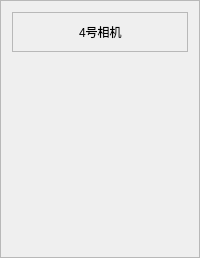
       <widget class="QFrame" name="frame_77">
        <property name="frameShape">
         <enum>QFrame::StyledPanel</enum>
        </property>
        <property name="frameShadow">
         <enum>QFrame::Raised</enum>
        </property>
        <layout class="QGridLayout" name="gridLayout_92">
         <item row="0" column="0">
          <widget class="QFrame" name="frame4">
           <property name="maximumSize">
            <size>
             <width>16777215</width>
             <height>70</height>
            </size>
           </property>
           <property name="frameShape">
            <enum>QFrame::StyledPanel</enum>
           </property>
           <property name="frameShadow">
            <enum>QFrame::Raised</enum>
           </property>
           <layout class="QGridLayout" name="gridLayout_83">
            <item row="0" column="0">
             <spacer name="horizontalSpacer_9">
              <property name="orientation">
               <enum>Qt::Horizontal</enum>
              </property>
              <property name="sizeHint" stdset="0">
               <size>
                <width>40</width>
                <height>20</height>
               </size>
              </property>
             </spacer>
            </item>
            <item row="0" column="1">
             <widget class="QLabel" name="label_119">
              <property name="text">
               <string>4号相机</string>
              </property>
             </widget>
            </item>
            <item row="0" column="2">
             <spacer name="horizontalSpacer_10">
              <property name="orientation">
               <enum>Qt::Horizontal</enum>
              </property>
              <property name="sizeHint" stdset="0">
               <size>
                <width>40</width>
                <height>20</height>
               </size>
              </property>
             </spacer>
            </item>
           </layout>
          </widget>
         </item>
         <item row="1" column="0">
          <spacer name="verticalSpacer_9">
           <property name="orientation">
            <enum>Qt::Vertical</enum>
           </property>
           <property name="sizeType">
            <enum>QSizePolicy::Expanding</enum>
           </property>
           <property name="sizeHint" stdset="0">
            <size>
             <width>20</width>
             <height>20</height>
            </size>
           </property>
          </spacer>
         </item>
         <item row="2" column="0">
          <widget class="QLabel" name="label4">
           <property name="minimumSize">
            <size>
             <width>0</width>
             <height>148</height>
            </size>
           </property>
           <property name="text">
            <string/>
           </property>
          </widget>
         </item>
         <item row="3" column="0">
          <spacer name="verticalSpacer_10">
           <property name="orientation">
            <enum>Qt::Vertical</enum>
           </property>
           <property name="sizeType">
            <enum>QSizePolicy::Expanding</enum>
           </property>
           <property name="sizeHint" stdset="0">
            <size>
             <width>20</width>
             <height>20</height>
            </size>
           </property>
          </spacer>
         </item>
        </layout>
       </widget>
